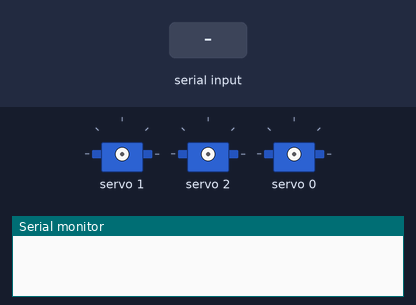
A sketch run on a simulated ESP32. On the bench: 3 × servo, the last lines printed to the serial monitor. The test bench sets the inputs (shaded band). Random numbers use the default seed unless the sketch sets one.

Above: at 1.2 s.
1.3 s: "Y90\n" received over Serial
At 2.78 s:
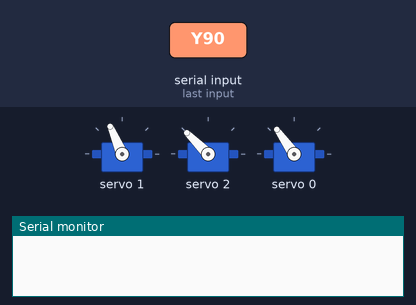
4.3 s: "U\n" received over Serial
At 5.3 s:
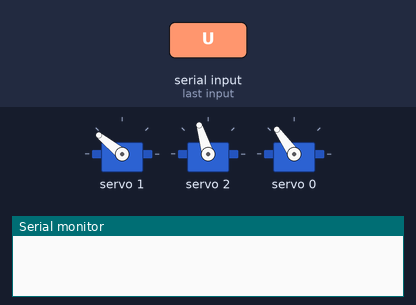
7.3 s: "Q\n" received over Serial
At 9.1 s:
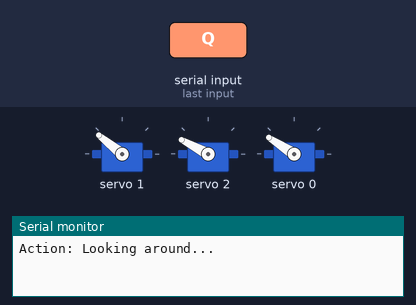
9.6 s: "D\n" received over Serial
At 10.5 s:
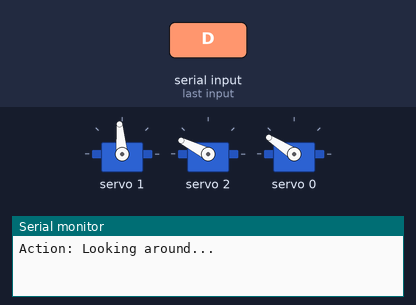
12.6 s: "H90\n" received over Serial
15.6 s: "L\n" received over Serial
Timing chart, 0 to 25.5 s (numbered marks = the images above; inputs shaded):
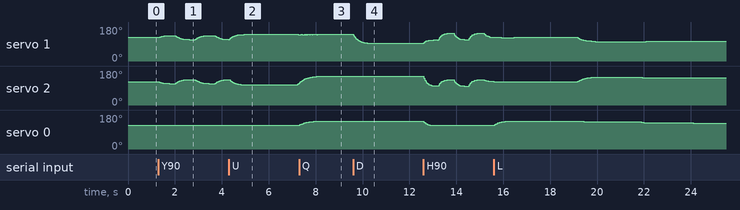

The sketch:

TERUHEAD_MOTORS.ino
```cpp
#include <Wire.h>
#include <Adafruit_PWMServoDriver.h>

#include "Motion.h"
#include "Tracking.h"
#include "Pins.h"

Adafruit_PWMServoDriver pwm = Adafruit_PWMServoDriver();

// ----------------- SETTINGS -----------------
#define SERVO_FREQ 50

// These must exist (Motion.cpp uses them via extern)
int R_CENTER = 90, L_CENTER = 90, PAN_CENTER = 90;
int MIN_ANG = 10, MAX_ANG = 170;
int PULSE_MIN = 150, PULSE_MAX = 600;

float currentNod = 90.0, currentTilt = 0.0, currentPan = 90.0;
unsigned long lastActionTime = 0;
unsigned long nextActionDelay = 2000;

void setup() {
  Serial.begin(115200);
  Wire.begin(5, 6);

  pwm.begin();
  pwm.setPWMFreq(SERVO_FREQ);

  randomSeed(analogRead(0));

  moveTo(90, 0, 90, 0.05); // Start centered
}

void loop() {
  // 1) LISTEN FOR SERIAL (tracking OR commands)
  if (Serial.available() > 0) {
    char cmd = Serial.read();

    // Tracking message: "T,pan,tilt\n"
    if (cmd == 'T') {
      parseTrackingLine();     // reads the rest of the line until '\n'
      // NOTE: do NOT reset lastActionTime here if you want idle to keep happening
    }
    else {
      // Clear extra chars like \n \r so commands don't double-trigger
      while (Serial.available() > 0) Serial.read();

      handleCommand(cmd);      // H/S/Y/N/Q/C/U/D/L/R
      lastActionTime = millis();
    }
  }

  // 2) Apply tracking overlay continuously (so it follows even while waiting)
  applyPoseWithTracking();

  // 3) IDLE LOGIC
  if (millis() - lastActionTime > nextActionDelay) {
    int choice = random(0, 10);
    if (choice < 7) idleLookAround();
    else idleTwitch();

    lastActionTime = millis();
    nextActionDelay = random(1500, 4000);
  }
}
```

Motion.cpp
```cpp
#include <Arduino.h>
#include <Adafruit_PWMServoDriver.h>
#include "Motion.h"
#include "Tracking.h"
#include "Pins.h"


// These are defined in TeruMotors.ino, we "import" them here
extern int R_CENTER, L_CENTER, PAN_CENTER;
extern int MIN_ANG, MAX_ANG;
extern int PULSE_MIN, PULSE_MAX;

extern float currentNod, currentTilt, currentPan;


extern Adafruit_PWMServoDriver pwm;

void writeAngle(int ch, int angle) {
  angle = constrain(angle, MIN_ANG, MAX_ANG);
  int pulse = map(angle, 0, 180, PULSE_MIN, PULSE_MAX);
  pwm.setPWM(ch, 0, pulse);
}

static void writeCurrentPoseWithTrackingOverlay() {
  // Fade tracking if updates stop
  updateTrackingFade();

  int rBase = R_CENTER + (DIR_R * (currentNod - 90));
  int lBase = L_CENTER + (DIR_L * (currentNod - 90));

  float tiltOut = currentTilt + trackTiltOff;
  float panOut  = currentPan  + trackPanOff;

  writeAngle(TILT_R_CH, rBase + (DIR_R * tiltOut));
  writeAngle(TILT_L_CH, lBase - (DIR_L * tiltOut));
  writeAngle(PAN_CH, (int)panOut);
}

void moveTo(float targetNod, float targetTilt, float targetPan, float speed) {
  while (abs(currentNod - targetNod) > 0.2 || abs(currentTilt - targetTilt) > 0.2 || abs(currentPan - targetPan) > 0.2) {

    // Interrupt if a manual command arrives.
    // But if it's tracking ('T'), parse it and KEEP moving (so tracking doesn't freeze motion).
    if (Serial.available() > 0) {
      int c = Serial.peek();
      if (c == 'T') {
        Serial.read();        // consume 'T'
        parseTrackingLine();  // reads ",pan,tilt\n" and updates offsets
        // do NOT return
      } else {
        return;               // interrupt for H/S/Y/N/Q/etc.
      }
    }

    float stepNod = (targetNod - currentNod) * speed;
    float stepTilt = (targetTilt - currentTilt) * speed;
    float stepPan = (targetPan - currentPan) * speed;

    currentNod  += (abs(stepNod) < 0.05 && abs(stepNod) > 0) ? (stepNod > 0 ? 0.05 : -0.05) : stepNod;
    currentTilt += (abs(stepTilt) < 0.05 && abs(stepTilt) > 0) ? (stepTilt > 0 ? 0.05 : -0.05) : stepTilt;
    currentPan  += (abs(stepPan) < 0.05 && abs(stepPan) > 0) ? (stepPan > 0 ? 0.05 : -0.05) : stepPan;

    writeCurrentPoseWithTrackingOverlay();

    delay(15);
  }
}


// ----------------- PET BEHAVIORS -----------------

void idleLookAround() {
  Serial.println("Action: Looking around...");

  float rNod = random(85, 115);
  float rPan = random(60, 120);
  float rTilt = random(-15, 15);
  float rSpeed = random(40, 80) / 1000.0;

  moveTo(rNod, rTilt, rPan, rSpeed);
}

void idleTwitch() {
  Serial.println("Action: Twitch");
  float tPan = currentPan + random(-10, 10);
  float tNod = currentNod + random(-5, 5);
  moveTo(tNod, currentTilt, tPan, 0.15);
}

// ----------------- EXPRESSIONS -----------------
void expressHappy() { for(int i=0;i<2;i++){ moveTo(85, 15, 90, 0.12); moveTo(85, -15, 90, 0.12); } moveTo(90, 0, 90, 0.1); }
void expressSad()   { moveTo(125, 0, 90, 0.03); }
void expressYes()   { for(int i=0;i<3;i++){ moveTo(80, 0, 90, 0.08); moveTo(100, 0, 90, 0.08); } moveTo(90, 0, 90, 0.08); }
void expressNo()    { for(int i=0;i<2;i++){ moveTo(90, 0, 110, 0.2); moveTo(90, 0, 70, 0.2); } moveTo(90, 0, 90, 0.1); }
void expressQuest() { moveTo(95, -20, 110, 0.06); }

// ----------------- DIRECTIONAL MOVEMENTS -----------------
void moveUp()    { moveTo(75, 0, currentPan, 0.08); }
void moveDown()  { moveTo(115, 0, currentPan, 0.08); }
void moveLeft()  { moveTo(currentNod, 0, 110, 0.08); }
void moveRight() { moveTo(currentNod, 0, 70, 0.08); }

// ----------------- COMMAND ROUTER -----------------
void handleCommand(char cmd) {
  if (cmd == 'H') expressHappy();
  else if (cmd == 'S') expressSad();
  else if (cmd == 'Y') expressYes();
  else if (cmd == 'N') expressNo();
  else if (cmd == 'Q') expressQuest();
  else if (cmd == 'C') moveTo(90, 0, 90, 0.08);
  else if (cmd == 'U') moveUp();
  else if (cmd == 'D') moveDown();
  else if (cmd == 'L') moveLeft();
  else if (cmd == 'R') moveRight();
}
```

Motion.h
```cpp
#pragma once

// Expose the functions your main loop uses
void handleCommand(char cmd);

void writeAngle(int ch, int angle);
void moveTo(float targetNod, float targetTilt, float targetPan, float speed);

void idleLookAround();
void idleTwitch();

// Expressions
void expressHappy();
void expressSad();
void expressYes();
void expressNo();
void expressQuest();

// Directional moves
void moveUp();
void moveDown();
void moveLeft();
void moveRight();
```

Tracking.cpp
```cpp
#include <Arduino.h>
#include "Tracking.h"
#include "Motion.h"

extern float currentNod, currentTilt, currentPan;


// Tracking state
float trackPanOff = 0.0f;
float trackTiltOff = 0.0f;
static unsigned long lastTrackMs = 0;

// Safety / behavior
static const float TRACK_PAN_MAX  = 30.0f;
static const float TRACK_TILT_MAX = 20.0f;
static const unsigned long TRACK_TIMEOUT_MS = 350;
static const float TRACK_FADE = 0.90f;

void parseTrackingLine() {
  // We already consumed 'T'. Expect: ",12.3,-5.0\n"
  String rest = Serial.readStringUntil('\n');
  rest.trim();

  if (rest.length() == 0 || rest[0] != ',') return;

  int comma2 = rest.indexOf(',', 1);
  if (comma2 < 0) return;

  float p = rest.substring(1, comma2).toFloat();
  float t = rest.substring(comma2 + 1).toFloat();

  if (p >  TRACK_PAN_MAX)  p =  TRACK_PAN_MAX;
  if (p < -TRACK_PAN_MAX)  p = -TRACK_PAN_MAX;
  if (t >  TRACK_TILT_MAX) t =  TRACK_TILT_MAX;
  if (t < -TRACK_TILT_MAX) t = -TRACK_TILT_MAX;

  trackPanOff = p;
  trackTiltOff = t;
  lastTrackMs = millis();
}

void updateTrackingFade() {
  if (millis() - lastTrackMs > TRACK_TIMEOUT_MS) {
    trackPanOff  *= TRACK_FADE;
    trackTiltOff *= TRACK_FADE;
    if (abs(trackPanOff) < 0.2f) trackPanOff = 0.0f;
    if (abs(trackTiltOff) < 0.2f) trackTiltOff = 0.0f;
  }
}

void applyPoseWithTracking() {
  // If nothing is moving right now, we still want tracking to affect outputs.
  // Easiest safe way: do a tiny "refresh" by re-writing current pose via a very fast moveTo.
  // This keeps your logic unchanged and uses the same output path.
  updateTrackingFade();
  moveTo(currentNod, currentTilt, currentPan, 1.0f);
}
```

Tracking.h
```cpp
#pragma once
#include <Arduino.h>

// Shared tracking offsets (read by Motion.cpp)
extern float trackPanOff;
extern float trackTiltOff;

// Parse "T,pan,tilt\n" after the 'T' has been read
void parseTrackingLine();

// Apply tracking overlay immediately (used in loop)
void applyPoseWithTracking();

// Fade logic (used by Motion.cpp too)
void updateTrackingFade();
```

Pins.h
```cpp
#pragma once

// PWM channels
constexpr int PAN_CH    = 0;
constexpr int TILT_R_CH = 1;
constexpr int TILT_L_CH = 2;

// Direction constants
constexpr int DIR_R =  -1;
constexpr int DIR_L = 1;
```
